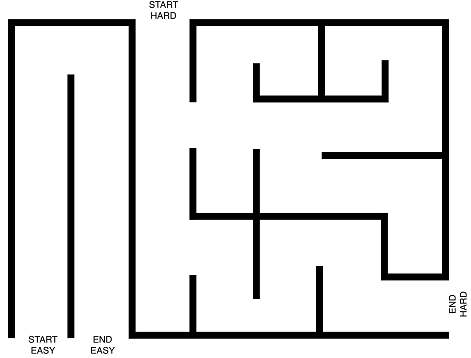
#> input picture maze.png, 471 x 358 px
$ python Task_3_RRT_algorithm.py
#> lines starting #> are read from the running program, lines starting #| are printed output that depends on the picture; after the words box and inside, x2 and y2 are one past the last pixel; in counts of white or black regions, pixels touching at a corner belong together
import cv2 as cv
import numpy as np
import matplotlib.pyplot as plt
import random

class Tree_node():
    def __init__(self, pos_x, pos_y):
        self.pos_x = pos_x
        self.pos_y = pos_y
        self.children = []
        self.parent = None

class RRT_algorithm():
    def __init__(self,start,end,maze,step_size):
        self.root = Tree_node(start[0],start[1])
        self.end = Tree_node(end[0],end[1])
        self.maze = maze
        self.step_size = step_size
        self.nearest_distance = 999999
        self.nearest_node = None
        self.route = []
        self.end_found = False

    def add_node(self, pos_x, pos_y):
        if self.distance(self.end,[pos_x,pos_y]) <= self.step_size:
            self.end.parent = self.nearest_node
            self.nearest_node.children.append(self.end)
            self.end_found = True

        else:
            temp_node = Tree_node(pos_x,pos_y)
            temp_node.parent = self.nearest_node
            self.nearest_node.children.append(temp_node)

    def random_point(self):
        pos_x = random.randint(1,self.maze.shape[1])
        pos_y = random.randint(1,self.maze.shape[0])
        point = np.array([pos_x,pos_y])
        return point

    def required_point(self, start_node, end_point):
        displacement = self.step_size * self.unit_vector(start_node,end_point)
        point = np.array([start_node.pos_x + displacement[0],
                          start_node.pos_y + displacement[1]])
        if self.distance(start_node,end_point) < self.distance(start_node,point):
            return end_point

        if point[0] >= self.maze.shape[1]:
            point[0] = self.maze.shape[1]-1
        if point[1] >= self.maze.shape[0]:
            point[1] = self.maze.shape[0]-1
        return point

    def obstacle_detected(self, start_node, end_point):
        unit_vector = self.unit_vector(start_node,end_point)
        try:
            int_distance = int(self.distance(start_node,end_point))
        except ValueError:
            int_distance = 7
        else:
            int_distance = int(self.distance(start_node,end_point))
        finally:
            for i in range(int_distance):
                temp_x = start_node.pos_x + i * unit_vector[0]
                temp_y = start_node.pos_y + i * unit_vector[1]
                try:
                    val = self.maze[int(temp_y)][int(temp_x)]
                except IndexError:
                    temp_y = self.maze.shape[0]-1
                except ValueError:
                    return True
                else:
                    if val != 255:
                        return True
                finally:
                    pass
            return False

    def unit_vector(self, start_node, end_point):
        distance = self.distance(start_node,end_point)
        return np.array([(end_point[0] - start_node.pos_x)/distance ,
                (end_point[1] - start_node.pos_y)/distance])

    def find_nearest(self, root, point):
        if root == None:
            return

        distance = self.distance(root,point)
        if distance <= self.nearest_distance:
            self.nearest_distance = distance
            self.nearest_node = root

        for child in root.children:
            self.find_nearest(child,point)

    def distance(self, node_1, point):
        distance = np.sqrt(((node_1.pos_x - point[0])**2) + ((node_1.pos_y - point[1])**2))
        return distance

    def reset(self):
        self.nearest_distance = 10000
        self.nearest_node = None

    def backtrack(self,node):
        if node.pos_x == self.root.pos_x and node.pos_y == self.root.pos_y:
            self.route.append((int(node.pos_x),int(node.pos_y)))
            return

        self.route.append((int(node.pos_x),int(node.pos_y)))
        self.backtrack(node.parent)

maze = cv.imread('maze.png',0)
#> maze is the input picture: shape (358, 471); min 0, max 255, mean 223.2
_,maze = cv.threshold(maze,250,255,cv.THRESH_BINARY)
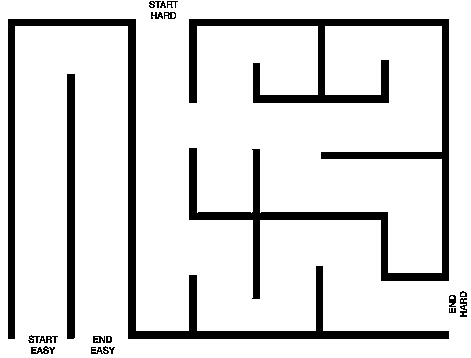
#> maze: shape (358, 471); 86.3% white; 19 black regions, largest, box (x1, y1, x2, y2) and area: (189, 19, 449, 299) 11099, (8, 19, 449, 339) 8998, (67, 74, 75, 339) 2119
maze = maze[16:338,8:448]
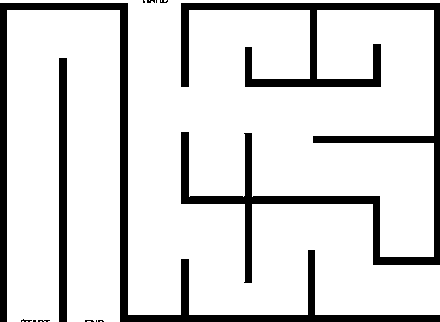
#> maze: shape (322, 440); 84.7% white; 13 black regions (10 under 20 px), largest, box (x1, y1, x2, y2) and area: (181, 3, 440, 283) 10837, (0, 3, 440, 322) 8663, (59, 58, 67, 322) 2112
solution = maze.copy()
root_point = ([13,318],[152,7])
end_point = ([90,318],[437,287])
plt.figure(figsize=(15,10))
plt.imshow(maze,cmap='gray')

for i in range(2):
    rrt = RRT_algorithm(root_point[i],end_point[i],maze,30)
    for j in range(7000):
        rrt.reset()
        random_point = rrt.random_point()
#> (the run stopped early here; a loop or call above may not have finished)
